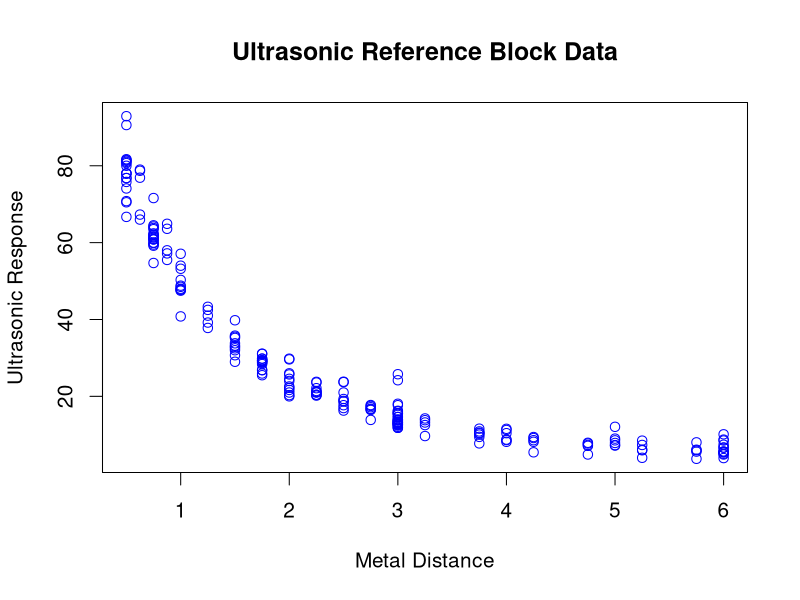
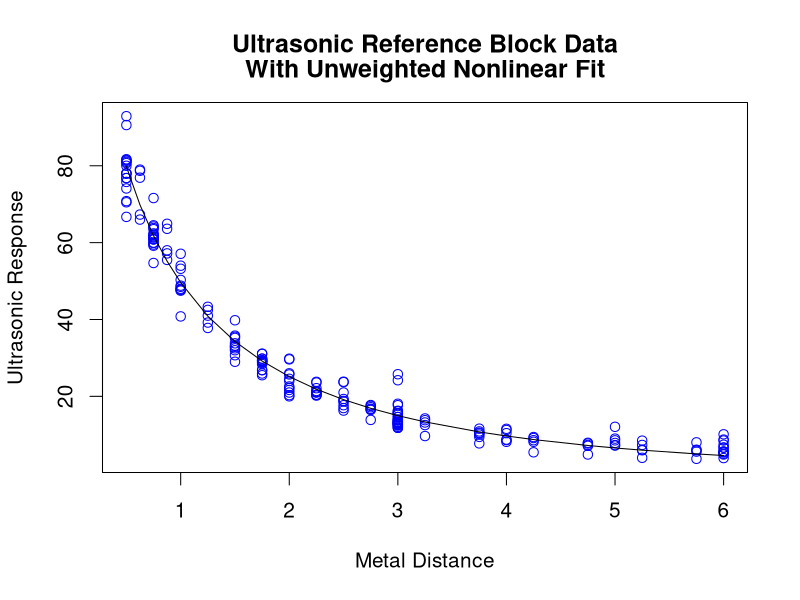
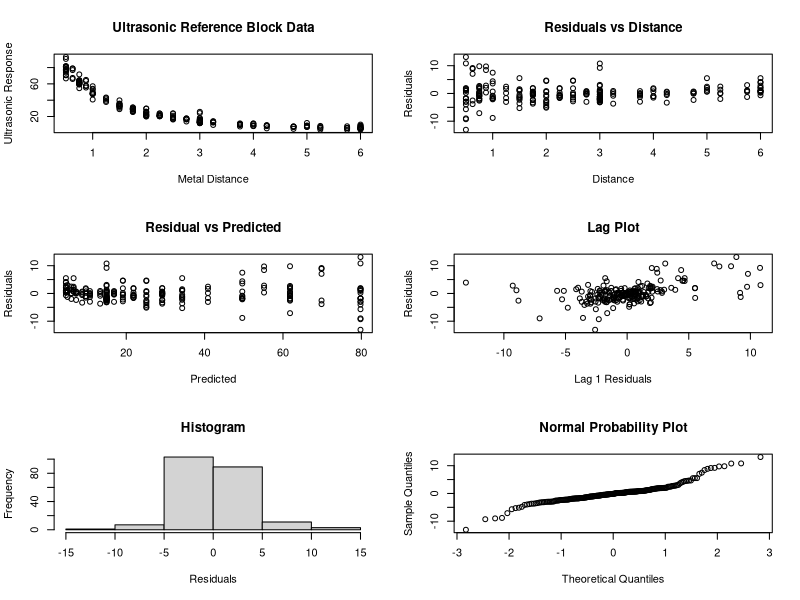
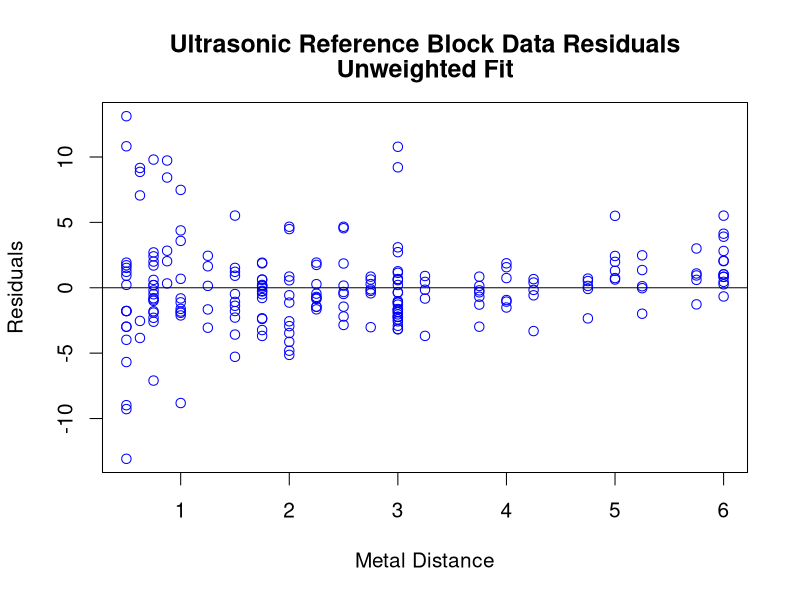
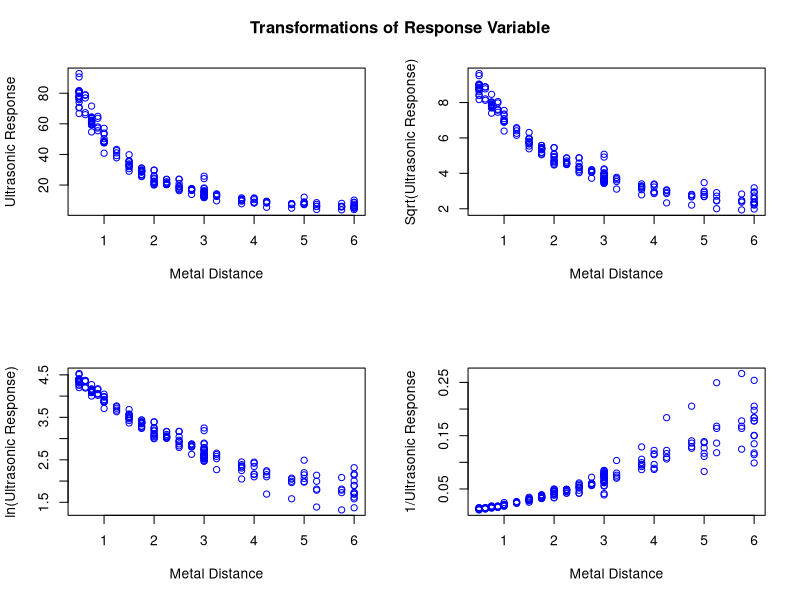
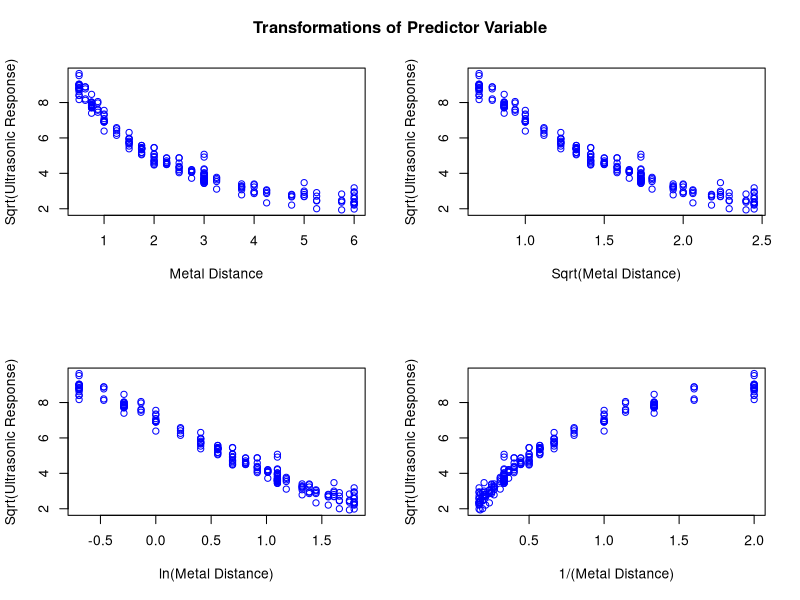
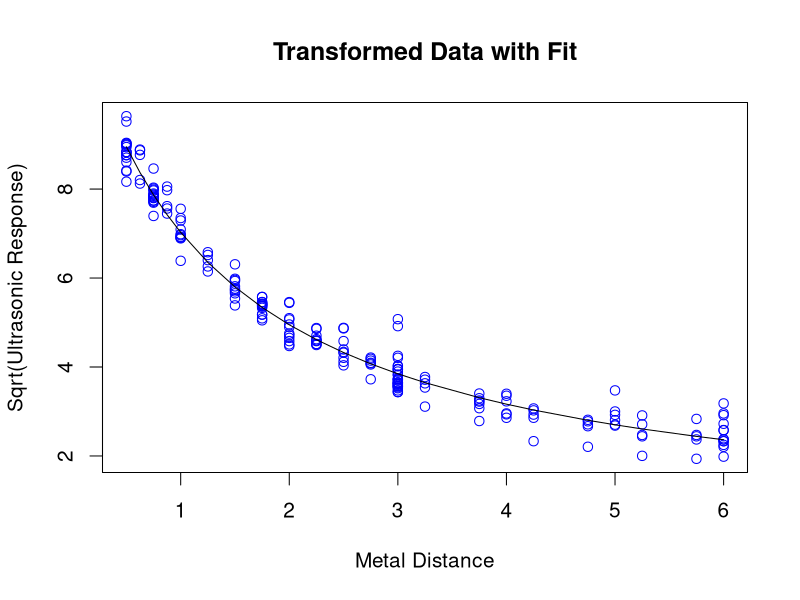
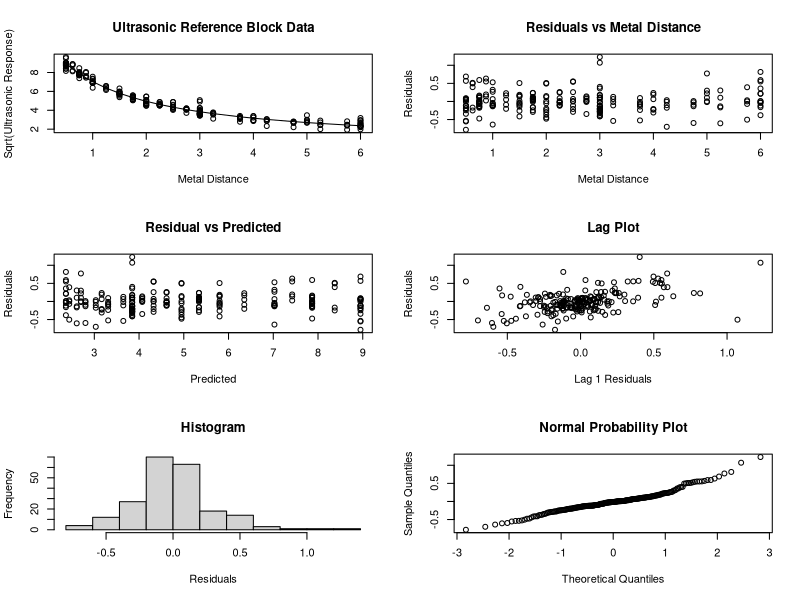

Here is the R script that generated these plots, in order:
  ## Ultrasonic reference block case study.
  
  ## Create vector with dependent variable, ultrasonic response
  resp = c( 92.9000,78.7000,64.2000,64.9000,57.1000,43.3000,31.1000,23.6000,
            31.0500,23.7750,17.7375,13.8000,11.5875,9.4125,7.7250,7.3500,
            8.0250,90.6000,76.9000,71.6000,63.6000,54.0000,39.2000,29.3000,
            21.4000,29.1750,22.1250,17.5125,14.2500,9.4500,9.1500,7.9125,
            8.4750,6.1125,80.0000,79.0000,63.8000,57.2000,53.2000,42.5000,
            26.8000,20.4000,26.8500,21.0000,16.4625,12.5250,10.5375,8.5875,
            7.1250,6.1125,5.9625,74.1000,67.3000,60.8000,55.5000,50.3000,
            41.0000,29.4000,20.4000,29.3625,21.1500,16.7625,13.2000,10.8750,
            8.1750,7.3500,5.9625,5.6250,81.5000,62.4000,32.5000,12.4100,
            13.1200,15.5600,5.6300,78.0000,59.9000,33.2000,13.8400,12.7500,
            14.6200,3.9400,76.8000,61.0000,32.9000,13.8700,11.8100,13.3100,
            5.4400,78.0000,63.5000,33.8000,12.5600,5.6300,12.7500,13.1200,
            5.4400,76.8000,60.0000,47.8000,32.0000,22.2000,22.5700,18.8200,
            13.9500,11.2500,9.0000,6.6700,75.8000,62.0000,48.8000,35.2000,  
            20.0000,20.3200,19.3100,12.7500,10.4200,7.3100,7.4200,70.5000,
            59.5000,48.5000,35.8000,21.0000,21.6700,21.0000,15.6400,8.1700,
            8.5500,10.1200,78.0000,66.0000,62.0000,58.0000,47.7000,37.8000,
            20.2000,21.0700,13.8700,9.6700,7.7600,5.4400,4.8700,4.0100,3.7500,
            24.1900,25.7600,18.0700,11.8100,12.0700,16.1200,70.8000,54.7000,
            48.0000,39.8000,29.8000,23.7000,29.6200,23.8100,17.7000,11.5500,
            12.0700,8.7400,80.7000,61.3000,47.5000,29.0000,24.0000,17.7000,
            24.5600,18.6700,16.2400,8.7400,7.8700,8.5100,66.7000,59.2000,
            40.8000,30.7000,25.7000,16.3000,25.9900,16.9500,13.3500,8.6200,
            7.2000,6.6400,13.6900,81.0000,64.5000,35.5000,13.3100,4.8700,
            12.9400,5.0600,15.1900,14.6200,15.6400,25.5000,25.9500,81.7000,
            61.6000,29.8000,29.8100,17.1700,10.3900,28.4000,28.6900,81.3000,
            60.9000,16.6500,10.0500,28.9000,28.9500)
  
  ## Create vector with independent variable, metal distance
  dist = c(0.500,0.625,0.750,0.875,1.000,1.250,1.750,2.250,1.750,2.250,2.750,
           3.250,3.750,4.250,4.750,5.250,5.750,0.500,0.625,0.750,0.875,1.000,
           1.250,1.750,2.250,1.750,2.250,2.750,3.250,3.750,4.250,4.750,5.250,
           5.750,0.500,0.625,0.750,0.875,1.000,1.250,1.750,2.250,1.750,2.250,
           2.750,3.250,3.750,4.250,4.750,5.250,5.750,0.500,0.625,0.750,0.875,
           1.000,1.250,1.750,2.250,1.750,2.250,2.750,3.250,3.750,4.250,4.750,
           5.250,5.750,0.500,0.750,1.500,3.000,3.000,3.000,6.000,0.500,0.750,
           1.500,3.000,3.000,3.000,6.000,0.500,0.750,1.500,3.000,3.000,3.000,
           6.000,0.500,0.750,1.500,3.000,6.000,3.000,3.000,6.000,0.500,0.750,
           1.000,1.500,2.000,2.000,2.500,3.000,4.000,5.000,6.000,0.500,0.750,
           1.000,1.500,2.000,2.000,2.500,3.000,4.000,5.000,6.000,0.500,0.750,
           1.000,1.500,2.000,2.000,2.500,3.000,4.000,5.000,6.000,0.500,0.625,
           0.750,0.875,1.000,1.250,2.250,2.250,2.750,3.250,3.750,4.250,4.750,
           5.250,5.750,3.000,3.000,3.000,3.000,3.000,3.000,0.500,0.750,1.000,
           1.500,2.000,2.500,2.000,2.500,3.000,4.000,5.000,6.000,0.500,0.750,
           1.000,1.500,2.000,2.500,2.000,2.500,3.000,4.000,5.000,6.000,0.500,
           0.750,1.000,1.500,2.000,2.500,2.000,2.500,3.000,4.000,5.000,6.000,
           3.000,0.500,0.750,1.500,3.000,6.000,3.000,6.000,3.000,3.000,3.000, 
           1.750,1.750,0.500,0.750,1.750,1.750,2.750,3.750,1.750,1.750,0.500,
           0.750,2.750,3.750,1.750,1.750)
  
  ## Save data in a data frame and determine the number of observations
  df = data.frame(resp,dist)
  len = length(resp)
  
  ##  Plot the data
  par(mfrow=c(1,1),cex=1.25)
  xax = "Metal Distance"
  yax = "Ultrasonic Response"
  ttl = "Ultrasonic Reference Block Data"
  plot(dist,resp, xlab=xax, ylab=yax, main=ttl,col="blue")
  
  ## Fit initial model
  out = nls(resp ~ exp(-b1*dist)/(b2 + b3*dist),
            start=list(b1=.1,b2=.1,b3=.1))
  outs = summary(out)
  outs
  upred = resp - outs$resid
  udfout = data.frame(upred,dist)
  udfout = udfout[order(dist),]
 
  ## Plot data and fitted curve
  par(mfrow=c(1,1),cex=1.25)
  plot(dist,resp,xlab=xax,ylab=yax,col="blue")
  lines(udfout$dist,udfout$upred)
  title("Ultrasonic Reference Block Data",line=2)
  title("With Unweighted Nonlinear Fit",line=1)
  
  ## Residual 6-plot
  par(mfrow=c(3,2))
  plot(dist,resp,xlab=xax, ylab=yax, main=ttl)
  lines(udfout$dist,udfout$pred)
  plot(dist,outs$resid, ylab="Residuals", xlab="Distance",
       main="Residuals vs Distance")
  plot(upred,outs$resid, ylab="Residuals", xlab="Predicted",
       main="Residual vs Predicted")
  plot(outs$resid[2:len],outs$resid[1:len-1], ylab="Residuals",
       xlab="Lag 1 Residuals", main="Lag Plot")
  hist(outs$resid, ylab="Frequency", xlab="Residuals",main="Histogram")
  qqnorm(outs$resid, main="Normal Probability Plot")
  
  ## Isolate residual plot
  par(mfrow=c(1,1),cex=1.25)
  plot(dist,outs$resid, ylab="Residuals", xlab="Metal Distance",
       col="blue")
  abline(h=0)
  title("Ultrasonic Reference Block Data Residuals",line=2)
  title("Unweighted Fit",line=1) 
  
  ## specify axis labels and plot title
  xax = "Metal Distance"
  yax = "Ultrasonic Response"
  ttl = "Ultrasonic Reference Block Data"
  
  ## Transformations of response variable
  lnresp = log(resp)
  sqrtresp = sqrt(resp)
  invresp = 1/resp
  
  ## Plot transformed data
  par(mfrow=c(2,2))
  xax = "Metal Distance"
  plot(dist,resp,xlab=xax,ylab="Ultrasonic Response",col="blue")
  plot(dist,sqrtresp,xlab=xax,ylab="Sqrt(Ultrasonic Response)",col="blue")
  plot(dist,lnresp,xlab=xax,ylab="ln(Ultrasonic Response)",col="blue")
  plot(dist,invresp,xlab=xax,ylab="1/Ultrasonic Response",col="blue")
  title(main="Transformations of Response Variable",outer=TRUE,line=-2)
  
  ## Transformations of predictor variable
  lndist = log(dist)
  sqrtdist = sqrt(dist)
  invdist = 1/dist
  
  ## Plot transformed data
  par(mfrow=c(2,2))
  yax <- "Sqrt(Ultrasonic Response)"
  plot(dist,sqrtresp,xlab="Metal Distance", ylab=yax, col="blue")
  plot(sqrtdist,sqrtresp,xlab="Sqrt(Metal Distance)", ylab=yax, col="blue")
  plot(lndist,sqrtresp,xlab="ln(Metal Distance)", ylab=yax, col="blue")
  plot(invdist,sqrtresp,xlab="1/(Metal Distance)", ylab=yax, col="blue")
  title(main="Transformations of Predictor Variable",outer=TRUE,line=-2)
  
  ##  Fit model with sqrt(Ultrasonic Response)
  out = nls(sqrtresp ~ exp(-b1*dist)/(b2 + b3*dist),
            start=list(b1=.1,b2=.1,b3=.1))
  outs = summary(out)
  outs
  
  ## Save fit information for plotting
  pred = sqrtresp - outs$resid
  dfout = data.frame(pred,dist)
  dfout = dfout[order(dist),]
  
  ## Plot data and regression function
  par(mfrow=c(1,1),cex=1.25)
  plot(dist,sqrtresp,xlab=xax,ylab=yax,
       main="Transformed Data with Fit",col="blue")
  lines(dfout$dist,dfout$pred)
  
  ## Residual 6-plot
  par(mfrow=c(3,2))
  plot(dist,sqrtresp,xlab=xax, ylab="Sqrt(Ultrasonic Response)", 
       main=ttl)
  lines(dfout$dist,dfout$pred)
  plot(dist,outs$resid, ylab="Residuals", xlab="Metal Distance",
       main="Residuals vs Metal Distance")
  plot(pred,outs$resid, ylab="Residuals", xlab="Predicted",
       main="Residual vs Predicted")
  plot(outs$resid[2:len],outs$resid[1:len-1], ylab="Residuals",
       xlab="Lag 1 Residuals", main="Lag Plot")
  hist(outs$resid, ylab="Frequency", xlab="Residuals", main="Histogram")
  qqnorm(outs$resid, main="Normal Probability Plot")
  
  ##  Isolate residual plot
  par(mfrow=c(1,1),cex=1.25)
  plot(dist,outs$resid, ylab="Residuals", xlab="Metal Distance",
       main="Residuals From Fit to Transformed Data", col="blue")
  abline(h=0)
  
  ##  Determine Weights
  dfs = df[order(dist),]
  d = by(dfs$dist,dfs$dist,mean)
  s2 = by(dfs$resp,dfs$dist,var)
  md = as.vector(d)
  vresp = as.vector(s2)
  lnmd = log(md)
  lnvresp = log(vresp)
  out2 = lm(lnvresp~lnmd)
  summary(out2)

  ##  Plot data and fitted line
  par(mfrow=c(1,1),cex=1.25)
  plot(lnmd,lnvresp,xlim=c(-1,2),ylim=c(0,4),ylab="ln(Replicate Variances)",
       xlab="ln(Metal Distance)", main="Fit for Estimating Weights",
       cex=1.25,col="blue")
  abline(reg=out2)
  
  ## Plot residuals
  par(mfrow=c(1,1),cex=1.25)
  plot(lnmd,out2$residuals, main="Residuals from Weight Estimation Fit",
       ylab="Residuals", xlab="ln(Metal Distance)",ylim=c(-2,2),
       xlim=c(-1,2), col="blue")
  abline(h=0)
  
  ## Weighted regression analysis
  w = 1/(dist**(-1))
  outw = nls(~ sqrt(w)*(resp - exp(-b1*dist)/(b2 + b3*dist)),
             start=list(b1=.1,b2=.1,b3=.1))
  outs = summary(outw)
  outs

  
  ## Save fit information for plotting
  wpred = exp(-outs$parameters[1,1]*dist)/(outs$parameters[2,1] + 
                                             outs$parameters[3,1]*dist)
  resid = resp - wpred
  wresid = sqrt(w)*(resp-wpred)
  wdfout = data.frame(wpred,dist)
  wdfout = wdfout[order(dist),]
  
  ## Plot data with overlaid fitted curve
  par(mfrow=c(1,1),cex=1.25)
  plot(dist,resp,xlab="Metal Distance", ylab="Ultrasonic Response",
       col="blue")
  lines(wdfout$dist,wdfout$wpred)
  title("Ultrasonic Data with Weighted Fit",line=2)
  title("Weights=1/(Metal Distance)**(-1)",line=1)
  
  ## Residual 6-plot
  par(mfrow=c(3,2))
  plot(dist,resp,xlab="Metal Distance", ylab="Ultrasonic Response",
       main="Ultrasonic Response vs Metal Distance")
  lines(wdfout$dist,wdfout$wpred)
  plot(dist,wresid,ylab="Residuals",xlab="Metal Distance",
       main="Residuals vs Metal Distance")
  plot(wpred,wresid,ylab="Residuals",xlab="Predicted",
       main="Residual vs Predicted")
  plot(wresid[2:len],wresid[1:len-1],ylab="Residuals",
       xlab="Lag 1 Residuals",main="Lag Plot")
  hist(wresid,ylab="Frequency",xlab="Residuals",main="Histogram")
  qqnorm(wresid,main="Normal Probability Plot")
  
  ## Isolate residual plot
  par(mfrow=c(1,1),cex=1.25)
  plot(dist,wresid,ylab="Residuals",xlab="Metal Distance",
       main="Residuals from Weighted Fit", col="blue")
  abline(h=0)
  
  ## Compare three models
  ## Fit initial model
  out = nls(resp ~ exp(-b1*dist)/(b2 + b3*dist),
            start=list(b1=.1,b2=.1,b3=.1))
  outi = summary(out)
  uressd = outi$sigma
  upred = resp - outi$resid
  udfout = data.frame(upred,dist)
  udfout = udfout[order(dist),]
  
  ## Fit model with sqrt(Ultrasonic Response)
  sqrtresp = sqrt(resp)
  out = nls(sqrtresp ~ exp(-b1*dist)/(b2 + b3*dist),
            start=list(b1=.1,b2=.1,b3=.1))
  outt = summary(out)
  pred = sqrtresp - outt$resid
  dfout = data.frame(pred,dist)
  dfout = dfout[order(dist),]
  tpred = pred**2
  tresid = resp - tpred
  tressd = sqrt(sum(tresid**2)/outt$df[2])
  
  ## Weighted regression analysis
  w = 1/(dist**(-1))
  out = nls(~ sqrt(w)*(resp - exp(-b1*dist)/(b2 + b3*dist)),
            start=list(b1=.1,b2=.1,b3=.1))
  outw = summary(out)
  wpred = exp(-outw$parameters[1,1]*dist)/(outw$parameters[2,1] + 
                                             outw$parameters[3,1]*dist)
  resid = resp - wpred
  wresid = sqrt(w)*(resp-wpred)
  wdfout = data.frame(wpred,dist)
  wdfout = wdfout[order(dist),]
  wressd = sqrt(sum(resid**2)/outw$df[2])
  
  ## Plot to compare fits
  par(mfrow=c(1,1),cex=1.25)
  plot(dist,resp,xlab="Metal Distance", ylab="Ultrasonic Response")
  lines(udfout$dist,udfout$upred, lty=1, col="red")
  lines(dfout$dist,dfout$pred**2, lty=2, col="black")
  lines(wdfout$dist, wdfout$wpred, lty=3,col="blue")
  legend(x=3,y=80,
         legend=c("Unweighted Fit","Transformed Fit","Weighted Fit"),
         lty=c(1,2,3), col=c("red","black","blue"))
  title("Data with Unweighted Line, WLS Fit,",line=2)
  title("and Fit Using Transformed Variables",line=1)
  
  ##  Compare RESSD from fits
  ## RESSD from original fit
  uressd

  ## RESSD from fit using transformed response
  tressd

  ## RESSD from weighted fit
  wressd